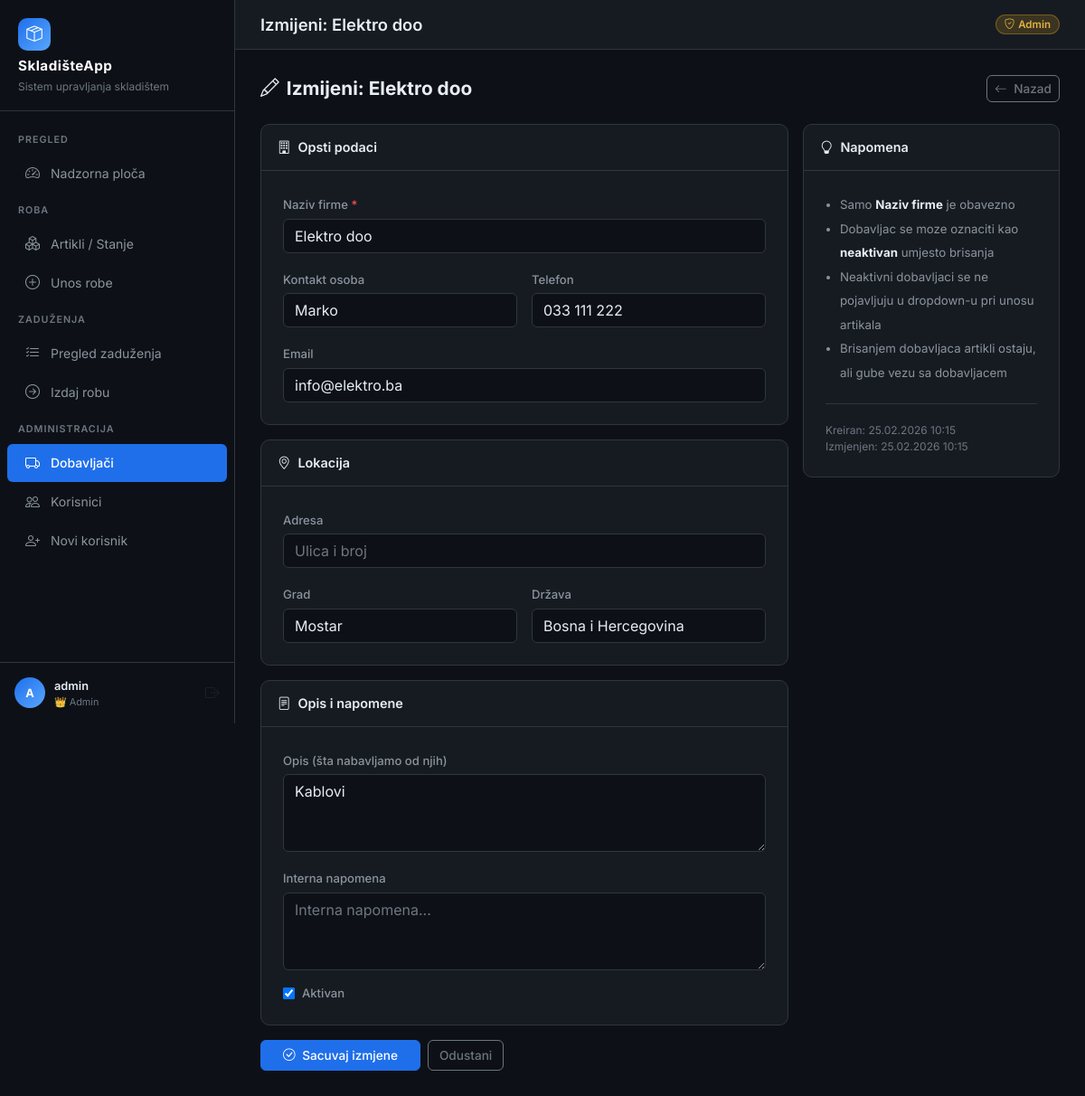
Screenshot of /dobavljaci/1/izmijeni/ (signed in) with the database file from the repository.
### core/models.py (models this page shows, shortened)
class User(AbstractBaseUser, PermissionsMixin):
    ROLE_CHOICES = [
        ('ADMIN', 'Admin'),
        ('RADNIK', 'Radnik'),
    ]
    username = models.CharField(max_length=150, unique=True, verbose_name='Korisničko ime')
    role = models.CharField(max_length=10, choices=ROLE_CHOICES, default='RADNIK', verbose_name='Uloga')
    is_active = models.BooleanField(default=True)
    is_staff = models.BooleanField(default=False)
    date_joined = models.DateTimeField(auto_now_add=True)
    USERNAME_FIELD = 'username'
    REQUIRED_FIELDS = []
    objects = UserManager()
    class Meta:
        verbose_name = 'Korisnik'
        verbose_name_plural = 'Korisnici'
    @property
    def is_admin(self):
        return self.role == 'ADMIN'

class Supplier(models.Model):
    naziv_firme = models.CharField(max_length=255, verbose_name='Naziv firme')
    kontakt_osoba = models.CharField(max_length=150, blank=True, verbose_name='Kontakt osoba')
    telefon = models.CharField(max_length=50, blank=True, verbose_name='Telefon')
    email = models.EmailField(blank=True, verbose_name='Email')
    adresa = models.TextField(blank=True, verbose_name='Adresa')
    grad = models.CharField(max_length=100, blank=True, verbose_name='Grad')
    drzava = models.CharField(max_length=100, blank=True, default='Bosna i Hercegovina', verbose_name='Država')
    opis = models.TextField(blank=True, verbose_name='Opis (šta nabavljamo)')
    napomena = models.TextField(blank=True, verbose_name='Interna napomena')
    aktivan = models.BooleanField(default=True, verbose_name='Aktivan')
    created_at = models.DateTimeField(auto_now_add=True, verbose_name='Datum kreiranja')
    updated_at = models.DateTimeField(auto_now=True, verbose_name='Datum izmjene')
    class Meta:
        verbose_name = 'Dobavljač'
        verbose_name_plural = 'Dobavljači'
        ordering = ['naziv_firme']

### core/views.py (the view)
# urls.py: path('dobavljaci/<int:pk>/izmijeni/', views.dobavljac_izmijeni, name='dobavljac_izmijeni'),
@admin_required
def dobavljac_izmijeni(request, pk):
    dobavljac = get_object_or_404(Supplier, pk=pk)
    form = SupplierForm(request.POST or None, instance=dobavljac)
    if request.method == 'POST':
        if form.is_valid():
            form.save()
            messages.success(request, f'Dobavljač "{dobavljac.naziv_firme}" uspješno izmijenjen.')
            return redirect('dobavljac_detalj', pk=dobavljac.pk)
    return render(request, 'dobavljaci/forma.html', {
        'form': form,
        'naslov': f'Izmijeni: {dobavljac.naziv_firme}',
        'edit': True,
        'dobavljac': dobavljac,
    })

### templates/dobavljaci/forma.html (shortened to what this page needs)
{% extends 'base.html' %}
{% block page_title %}{{ naslov }}{% endblock %}
{% block content %}
<div class="page-header">
    <h2><i class="bi bi-{% if edit %}pencil{% else %}plus-circle{% endif %} me-2"></i>{{ naslov }}</h2>
    <a href="{% url 'dobavljaci_lista' %}" class="btn btn-outline-secondary btn-sm">
        <i class="bi bi-arrow-left me-1"></i> Nazad
    </a>
</div>
<div class="row g-3">
    <div class="col-xl-8">
        <form method="post">
            <div class="card mb-3">
                <div class="card-header"><i class="bi bi-building me-2"></i>Opsti podaci</div>
                <div class="card-body p-4">
                    <div class="row g-3">
                        <div class="col-12">
                            <label for="{{ form.naziv_firme.id_for_label }}" class="form-label">{{ form.naziv_firme.label }} <span style="color:#f85149">*</span></label>
                            {{ form.naziv_firme }}
                        </div>
                        <div class="col-md-6">
                            <label for="{{ form.kontakt_osoba.id_for_label }}" class="form-label">{{ form.kontakt_osoba.label }}</label>
                            {{ form.kontakt_osoba }}
                        </div>
                        <div class="col-md-6">
                            <label for="{{ form.telefon.id_for_label }}" class="form-label">{{ form.telefon.label }}</label>
                            {{ form.telefon }}
                        </div>
                        <div class="col-12">
                            <label for="{{ form.email.id_for_label }}" class="form-label">{{ form.email.label }}</label>
                            {{ form.email }}
                        </div>
                    </div>
                </div>
            </div>
            <div class="card mb-3">
                <div class="card-header"><i class="bi bi-geo-alt me-2"></i>Lokacija</div>
                <div class="card-body p-4">
                    <div class="row g-3">
                        <div class="col-12">
                            <label for="{{ form.adresa.id_for_label }}" class="form-label">{{ form.adresa.label }}</label>
                            {{ form.adresa }}
                        </div>
                        <div class="col-md-6">
                            <label for="{{ form.grad.id_for_label }}" class="form-label">{{ form.grad.label }}</label>
                            {{ form.grad }}
                        </div>
                        <div class="col-md-6">
                            <label for="{{ form.drzava.id_for_label }}" class="form-label">{{ form.drzava.label }}</label>
                            {{ form.drzava }}
                        </div>
                    </div>
                </div>
            </div>
            <div class="card mb-3">
                <div class="card-header"><i class="bi bi-file-text me-2"></i>Opis i napomene</div>
                <div class="card-body p-4">
                    <div class="mb-3">
                        <label for="{{ form.opis.id_for_label }}" class="form-label">{{ form.opis.label }}</label>
                        {{ form.opis }}
                    </div>
                    <div class="mb-3">
                        <label for="{{ form.napomena.id_for_label }}" class="form-label">{{ form.napomena.label }}</label>
                        {{ form.napomena }}
                    </div>
                    <div class="d-flex align-items-center gap-2">
                        {{ form.aktivan }}
                        <label for="{{ form.aktivan.id_for_label }}" class="form-label mb-0" style="cursor:pointer;">{{ form.aktivan.label }}</label>
                    </div>
                </div>
            </div>
            <div class="d-flex gap-2">
                <button type="submit" class="btn btn-primary px-4">
                    <i class="bi bi-check-circle me-1"></i>
                    {% if edit %}Sacuvaj izmjene{% else %}Dodaj dobavljaca{% endif %}
                </button>
                {% if edit %}
                <a href="{% url 'dobavljac_detalj' dobavljac.pk %}" class="btn btn-outline-secondary">Odustani</a>
                {% else %}
                <a href="{% url 'dobavljaci_lista' %}" class="btn btn-outline-secondary">Odustani</a>
                {% endif %}
            </div>
        </form>
    </div>
    <div class="col-xl-4">
        <div class="card">
            <div class="card-header"><i class="bi bi-lightbulb me-2"></i>Napomena</div>
            <div class="card-body p-4">
                <ul style="font-size:0.83rem; color:#8b949e; padding-left:16px; line-height:2;">
                    <li>Samo <strong style="color:#e6edf3;">Naziv firme</strong> je obavezno</li>
                    <li>Dobavljac se moze oznaciti kao <strong style="color:#e6edf3;">neaktivan</strong> umjesto brisanja</li>
                    <li>Neaktivni dobavljaci se ne pojavljuju u dropdown-u pri unosu artikala</li>
                    <li>Brisanjem dobavljaca artikli ostaju, ali gube vezu sa dobavljacem</li>
                </ul>
                {% if edit and dobavljac %}
                <div class="divider"></div>
                <div style="font-size:0.75rem; color:#6e7681;">
                    Kreiran: {{ dobavljac.created_at|date:"d.m.Y H:i" }}<br>
                    Izmjenjen: {{ dobavljac.updated_at|date:"d.m.Y H:i" }}
                </div>
                {% endif %}
            </div>
        </div>
    </div>
</div>
{% endblock %}

### templates/base.html (shortened to what this page needs)
<!DOCTYPE html>
<html lang="bs">
<head>
    <link href="https://cdn.jsdelivr.net/npm/bootstrap@5.3.2/dist/css/bootstrap.min.css" rel="stylesheet">
    <link href="https://cdn.jsdelivr.net/npm/bootstrap-icons@1.11.3/font/bootstrap-icons.css" rel="stylesheet">
</head>
<body>
    {% if user.is_authenticated %}
    <aside class="sidebar" id="sidebar">
        <div class="sidebar-brand">
            <div class="brand-icon">
                <i class="bi bi-box-seam text-white" style="font-size:1.1rem"></i>
            </div>
            <h5>SkladišteApp</h5>
            <small>Sistem upravljanja skladištem</small>
        </div>
        <nav class="sidebar-nav">
            <div class="nav-section-title">Pregled</div>
            <a href="{% url 'dashboard' %}"
                class="nav-link {% if request.resolver_match.url_name == 'dashboard' %}active{% endif %}">
                <i class="bi bi-speedometer2"></i> Nadzorna ploča
            </a>
            <div class="nav-section-title">Roba</div>
            <a href="{% url 'artikli_lista' %}"
                class="nav-link {% if 'artikli' in request.resolver_match.url_name %}active{% endif %}">
                <i class="bi bi-boxes"></i> Artikli / Stanje
            </a>
            <a href="{% url 'artikal_unos' %}"
                class="nav-link {% if request.resolver_match.url_name == 'artikal_unos' %}active{% endif %}">
                <i class="bi bi-plus-circle"></i> Unos robe
            </a>
            <div class="nav-section-title">Zaduženja</div>
            <a href="{% url 'zaduzenja_lista' %}"
                class="nav-link {% if request.resolver_match.url_name == 'zaduzenja_lista' %}active{% endif %}">
                <i class="bi bi-list-check"></i> Pregled zaduženja
            </a>
            <a href="{% url 'zaduzenje_novo' %}"
                class="nav-link {% if request.resolver_match.url_name == 'zaduzenje_novo' %}active{% endif %}">
                <i class="bi bi-arrow-right-circle"></i> Izdaj robu
            </a>
            {% if user.is_admin %}
            <div class="nav-section-title">Administracija</div>
            <a href="{% url 'dobavljaci_lista' %}"
                class="nav-link {% if 'dobavljac' in request.resolver_match.url_name %}active{% endif %}">
                <i class="bi bi-truck"></i> Dobavljači
            </a>
            <a href="{% url 'korisnici_lista' %}"
                class="nav-link {% if 'korisnici' in request.resolver_match.url_name %}active{% endif %}">
                <i class="bi bi-people"></i> Korisnici
            </a>
            <a href="{% url 'korisnik_novi' %}"
                class="nav-link {% if request.resolver_match.url_name == 'korisnik_novi' %}active{% endif %}">
                <i class="bi bi-person-plus"></i> Novi korisnik
            </a>
            {% endif %}
        </nav>
        <div class="sidebar-footer">
            <div class="user-card">
                <div class="user-avatar {% if user.is_admin %}avatar-admin{% else %}avatar-radnik{% endif %}">
                    {{ user.username|first|upper }}
                </div>
                <div class="user-info">
                    <div class="name">{{ user.username }}</div>
                    <div class="role-badge">
                        {% if user.is_admin %}👑 Admin{% else %}👷 Radnik{% endif %}
                    </div>
                </div>
                <a href="{% url 'logout' %}" class="text-muted ms-1" title="Odjava"
                    style="text-decoration:none; font-size:1rem;">
                    <i class="bi bi-box-arrow-right"></i>
                </a>
            </div>
        </div>
    </aside>
    <div class="main-content">
        <div class="topbar">
            <div class="d-flex align-items-center gap-3">
                <h1>{% block page_title %}Nadzorna ploča{% endblock %}</h1>
            </div>
            <div class="d-flex align-items-center gap-2">
                <span class="badge {% if user.is_admin %}badge-admin{% else %}badge-radnik{% endif %}">
                    {% if user.is_admin %}<i class="bi bi-shield-check me-1"></i>Admin{% else %}<i
                        class="bi bi-person-badge me-1"></i>Radnik{% endif %}
                </span>
            </div>
        </div>
        <div class="page-content">
            {% block content %}{% endblock %}
        </div>
    </div>
    {% endif %}
</body>
</html>

### rows the page displays
User: username|first "A", username "admin"
Supplier: naziv_firme "Elektro doo", kontakt_osoba "Marko", telefon "033 111 222", email "info@elektro.ba", grad "Mostar", drzava "Bosna i Hercegovina", opis "Kablovi", aktivan "☑", created_at "25.02.2026 10:15", updated_at "25.02.2026 10:15"

### other values shown
{{ naslov }} "Izmijeni: Elektro doo"
